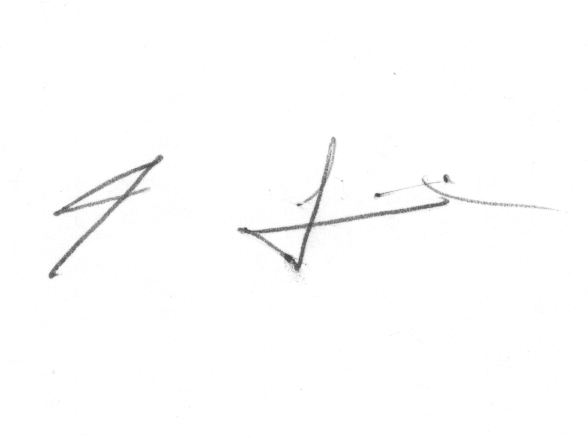
#> input picture CEDAR/Training/forgeries_1_1.png, 588 x 438 px; its folder holds 4 pictures in this run
$ python Signature.py
#> lines starting #> are read from the running program, lines starting #| are printed output that depends on the picture; after the words box and inside, x2 and y2 are one past the last pixel; in counts of white or black regions, pixels touching at a corner belong together; long printed decimals are rounded

import cv2
import numpy as np

import glob

from sklearn.model_selection import train_test_split
from sklearn.naive_bayes import GaussianNB
from sklearn import tree
import matplotlib.pyplot as plt
import seaborn as sns

images = [cv2.imread(file) for file in glob.iglob("D:\Project Folder\CEDAR\Training\*.png",recursive=True)]
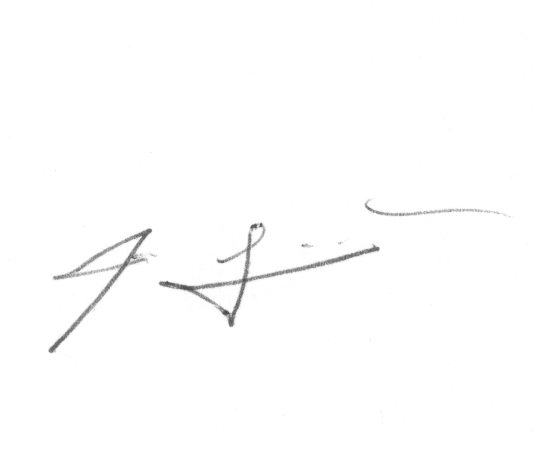
#> input picture CEDAR/Training/forgeries_1_2.png, 534 x 456 px
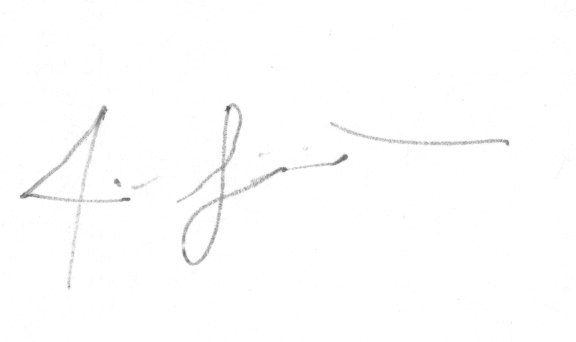
#> input picture CEDAR/Training/forgeries_1_22.png, 576 x 342 px
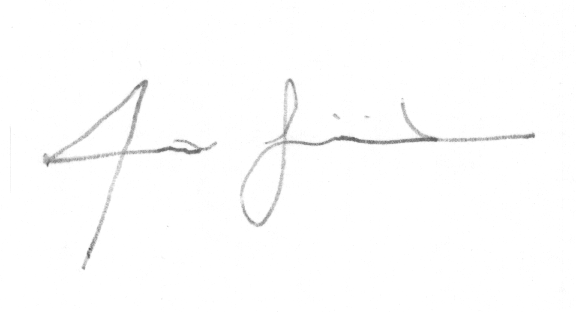
#> input picture CEDAR/Training/forgeries_1_23.png, 576 x 312 px
#> images = 4 items


#Label
ClassLabel=['forgered','original']
ClassLabel12=24*ClassLabel


ClassLabel12.sort()


#print(len(result))


#segmentation
segmented=[]
for img in images:
    gray = cv2.cvtColor(img, cv2.COLOR_BGR2GRAY)
    ret, thresh = cv2.threshold(gray,0,255,cv2.THRESH_BINARY_INV+cv2.THRESH_OTSU)

    segmented.append(thresh)
#> this loop made 4 passes
#> ret on passes 1 to 4: 199, 203, 223, 216
#> pass 1, `ret, thresh = cv2.threshold(gray,0,255,cv2.THRESH_BINARY_INV+cv2.THRES..`:
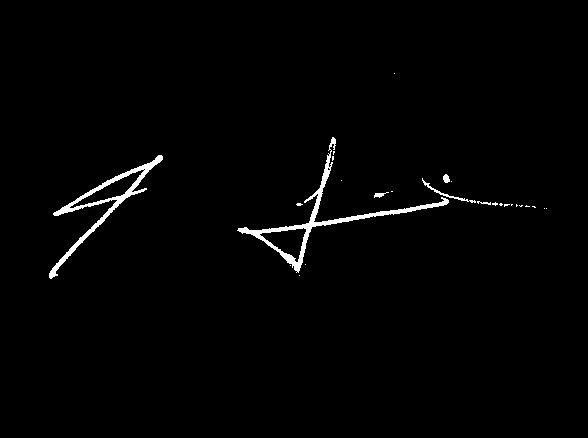
#> thresh: shape (438, 588); 1.4% white; 26 white regions (20 under 20 px), largest, box (x1, y1, x2, y2) and area: (237, 137, 449, 273) 1826, (49, 155, 163, 279) 1471, (422, 178, 476, 203) 135, (443, 174, 450, 183) 46, (374, 192, 389, 198) 43, (477, 201, 491, 205) 27
#> pass 2, `ret, thresh = cv2.threshold(gray,0,255,cv2.THRESH_BINARY_INV+cv2.THRES..`:
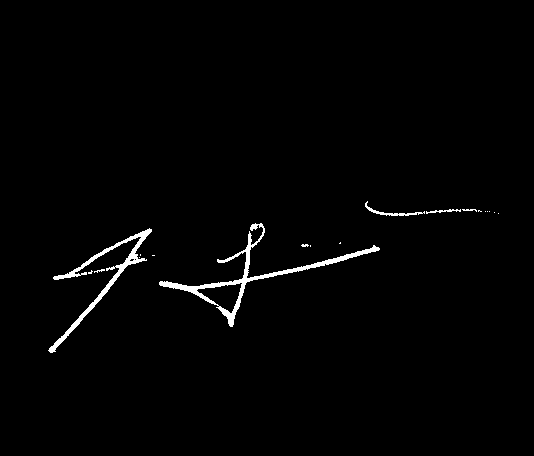
#> thresh: shape (456, 534); 1.4% white; 19 white regions (13 under 20 px), largest, box (x1, y1, x2, y2) and area: (159, 223, 380, 327) 1763, (48, 228, 152, 353) 1257, (365, 201, 425, 216) 161, (426, 209, 461, 214) 69, (462, 209, 477, 212) 25, (94, 269, 105, 273) 20
#> after the loop, segmented = 4 items


ImageId=[]
for i in range(len(images)):
    ImageId.append(i)
#> this loop made 4 passes
#> after the loop, ImageId = [0, 1, 2, 3]


#Feature Extraction

from skimage import exposure
from skimage import feature

import pandas as pd
features=[]

for img in segmented:
    [H, hogImage] = feature.hog(img, orientations=9, pixels_per_cell=(8, 8), block_norm='L2-Hys', cells_per_block=(2, 2), transform_sqrt=True, visualise=True)
    hogImage = exposure.rescale_intensity(hogImage, out_range=(0, 255))
    hogImage = hogImage.astype("uint8")
    features.append(hogImage)
#> this loop made 4 passes
#> pass 1, `[H, hogImage] = feature.hog(img, orientations=9, pixels_per_cell=(8, 8..`:
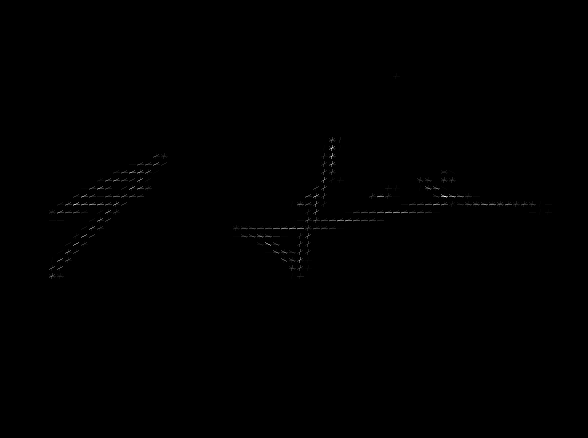
#> hogImage: shape (438, 588) float64; min 0, max 14.09, mean 0.0243; drawn with min black and max white
#> pass 2, `[H, hogImage] = feature.hog(img, orientations=9, pixels_per_cell=(8, 8..`:
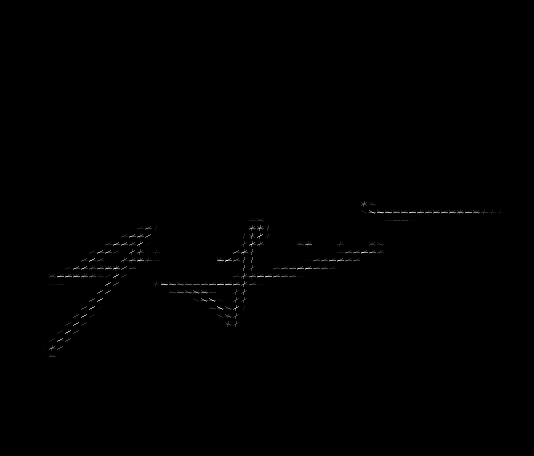
#> hogImage: shape (456, 534) float64; min 0, max 9.83, mean 0.0247; drawn with min black and max white
#> after the loop, features = 4 items


mean=[]
for img in features:

    x=np.mean(img)
    mean.append(x)
#> this loop made 4 passes
#> x on passes 1 to 4: 0.435, 0.637, 0.864, 0.854
#> after the loop, mean = [0.435, 0.637, 0.864, 0.854]


#Mean of  image at 10 location


df=pd.DataFrame(list(zip(ImageId,mean,ClassLabel12)), columns=['ID','Features','Class'])
#> df = table of 4 rows and 3 columns

features1= list(df.columns[:2])
#> features1 = ['ID', 'Features']
print(df)
#|    ID  Features     Class
#| 0   0  0.4349  forgered
#| 1   1  0.637  forgered
#| 2   2  0.8636  forgered
#| 3   3  0.8544  forgered


label= df['Class']
feat = df[features1]
#> feat = table of 4 rows and 2 columns

train, test, train_labels, test_labels = train_test_split(feat,
                                                          label,
                                                          test_size=0.3
                                                          ,
                                                          random_state=42)
#> train = table of 2 rows and 2 columns; test = table of 2 rows and 2 columns
dt = tree.DecisionTreeClassifier(min_samples_split=20, random_state=99)
dt.fit(train, train_labels)
pred=dt.predict(test)

from sklearn.metrics import accuracy_score
from sklearn.metrics import confusion_matrix

# Initialize our classifier
gnb = GaussianNB()
# Train our classifier
model = gnb.fit(train, train_labels)
preds = gnb.predict(test)

# Make predictions


cm = confusion_matrix(test_labels,preds)
#> cm = [2]

TP =cm[0][0]
#> TP = 2
#> (the run stopped early here; a loop or call above may not have finished)
